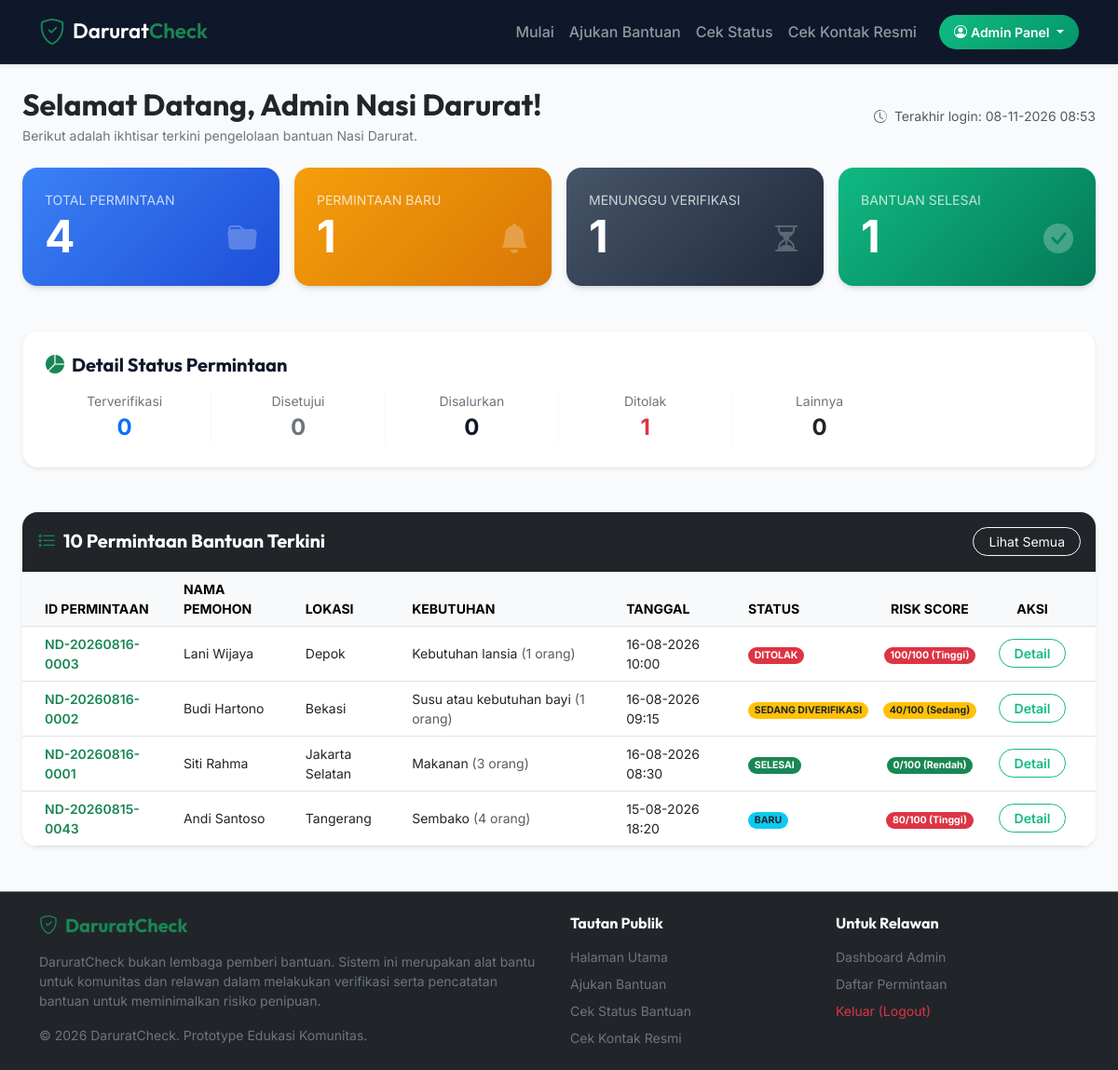
Page /admin/dashboard.php (signed in) on the committed database.
### tables this page shows
CREATE TABLE IF NOT EXISTS `requests` (
  `id` INT AUTO_INCREMENT PRIMARY KEY,
  `request_code` VARCHAR(20) NOT NULL UNIQUE,
  `user_id` INT NOT NULL,
  `need_type` ENUM('Makanan', 'Sembako', 'Susu atau kebutuhan bayi', 'Kebutuhan lansia', 'Kebutuhan kesehatan', 'Kebutuhan pendidikan', 'Lainnya') NOT NULL,
  `description` TEXT NOT NULL,
  `people_count` INT NOT NULL DEFAULT 1,
  `supporting_document` VARCHAR(255) DEFAULT NULL,
  `status` ENUM('BARU', 'SEDANG DIVERIFIKASI', 'TERVERIFIKASI', 'DISETUJUI', 'BANTUAN DISALURKAN', 'SELESAI', 'DITOLAK') NOT NULL DEFAULT 'BARU',
  `risk_score` INT NOT NULL DEFAULT 0,
  
   
  `safe_new_wa` TINYINT(1) NOT NULL DEFAULT 0,
  `safe_consistent_location` TINYINT(1) NOT NULL DEFAULT 0,
  `safe_comm_verified` TINYINT(1) NOT NULL DEFAULT 0,
  `safe_valid_evidence` TINYINT(1) NOT NULL DEFAULT 0,
  `safe_no_suspicious_hist` TINYINT(1) NOT NULL DEFAULT 0,
  
   
  `risk_multi_request` TINYINT(1) NOT NULL DEFAULT 0,
  `risk_data_changes` TINYINT(1) NOT NULL DEFAULT 0,
  `risk_inconsistent_location` TINYINT(1) NOT NULL DEFAULT 0,
  `risk_refuse_verification` TINYINT(1) NOT NULL DEFAULT 0,
  `risk_repeated_pattern` TINYINT(1) NOT NULL DEFAULT 0,
  
  `created_at` TIMESTAMP DEFAULT CURRENT_TIMESTAMP,
  `updated_at` TIMESTAMP DEFAULT CURRENT_TIMESTAMP ON UPDATE CURRENT_TIMESTAMP,
  FOREIGN KEY (`user_id`) REFERENCES `users` (`id`) ON DELETE CASCADE
);

CREATE TABLE IF NOT EXISTS `users` (
  `id` INT AUTO_INCREMENT PRIMARY KEY,
  `whatsapp` VARCHAR(20) NOT NULL UNIQUE,
  `name` VARCHAR(100) NOT NULL,
  `location` VARCHAR(100) NOT NULL,
  `created_at` TIMESTAMP DEFAULT CURRENT_TIMESTAMP
);

### includes/functions.php (called while the page is built, shortened)
<?php
function calculate_risk_score($request) {
    $base_risk = 100;
    $safe_new_wa = intval($request['safe_new_wa'] ?? 0);
    $safe_consistent_location = intval($request['safe_consistent_location'] ?? 0);
    $safe_comm_verified = intval($request['safe_comm_verified'] ?? 0);
    $safe_valid_evidence = intval($request['safe_valid_evidence'] ?? 0);
    $safe_no_suspicious_hist = intval($request['safe_no_suspicious_hist'] ?? 0);
    $risk_multi_request = intval($request['risk_multi_request'] ?? 0);
    $risk_data_changes = intval($request['risk_data_changes'] ?? 0);
    $risk_inconsistent_location = intval($request['risk_inconsistent_location'] ?? 0);
    $risk_refuse_verification = intval($request['risk_refuse_verification'] ?? 0);
    $risk_repeated_pattern = intval($request['risk_repeated_pattern'] ?? 0);
    $safety_score = ($safe_new_wa + $safe_consistent_location + $safe_comm_verified + $safe_valid_evidence + $safe_no_suspicious_hist) * 20;
    $risk_score_add = ($risk_multi_request + $risk_data_changes + $risk_inconsistent_location + $risk_refuse_verification + $risk_repeated_pattern) * 20;
    $final_score = $base_risk - $safety_score + $risk_score_add;
    $final_score = max(0, min(100, $final_score));
    if ($final_score <= 30) {
        $category = 'Rendah';
    } elseif ($final_score <= 70) {
        $category = 'Sedang';
    } else {
        $category = 'Tinggi';
    }
    $reasons = [];
    if ($safe_new_wa) $reasons[] = ["type" => "safe", "text" => "WhatsApp tidak memiliki catatan bermasalah (-20%)"];
    if ($safe_consistent_location) $reasons[] = ["type" => "safe", "text" => "Lokasi pemohon terverifikasi konsisten (-20%)"];
    if ($safe_comm_verified) $reasons[] = ["type" => "safe", "text" => "Komunikasi dua arah berhasil dan kooperatif (-20%)"];
    if ($safe_valid_evidence) $reasons[] = ["type" => "safe", "text" => "Bukti foto/dokumen kebutuhan valid (-20%)"];
    if ($safe_no_suspicious_hist) $reasons[] = ["type" => "safe", "text" => "Tidak ditemukan riwayat pengajuan mencurigakan (-20%)"];
    if ($risk_inconsistent_location) $reasons[] = ["type" => "risk", "text" => "Informasi lokasi pengajuan tidak konsisten (+20%)"];
    if ($risk_refuse_verification) $reasons[] = ["type" => "risk", "text" => "Pemohon menolak/menghindari proses verifikasi (+20%)"];
    if ($risk_repeated_pattern) $reasons[] = ["type" => "risk", "text" => "Ditemukan pola pengajuan berulang atau terindikasi spam (+20%)"];
    return [
        'score' => $final_score,
        'category' => $category,
        'reasons' => $reasons
    ];
}
function get_status_badge($status) {
    switch ($status) {
        case 'BARU':
            return 'bg-info text-dark';
        case 'SEDANG DIVERIFIKASI':
            return 'bg-warning text-dark';
        case 'SELESAI':
            return 'bg-success';
        case 'DITOLAK':
            return 'bg-danger';
    }
}
function get_risk_badge($category) {
    switch ($category) {
        case 'Rendah':
            return 'bg-success';
        case 'Sedang':
            return 'bg-warning text-dark';
        case 'Tinggi':
            return 'bg-danger';
    }
}
?>

### admin/dashboard.php (the view, shortened to what this page needs)
<?php
require_once '../config/database.php';
require_once '../includes/functions.php';
$stats = [
    'TOTAL' => 0,
    'BARU' => 0,
    'SEDANG DIVERIFIKASI' => 0,
    'TERVERIFIKASI' => 0,
    'DISETUJUI' => 0,
    'BANTUAN DISALURKAN' => 0,
    'SELESAI' => 0,
    'DITOLAK' => 0
];
try {
    $stmtTotal = $pdo->query("SELECT COUNT(*) FROM requests");
    $stats['TOTAL'] = $stmtTotal->fetchColumn();
    $stmtGroup = $pdo->query("SELECT status, COUNT(*) as count FROM requests GROUP BY status");
    while ($row = $stmtGroup->fetch()) {
        $stats[$row['status']] = $row['count'];
    }
    $sqlRecent = "SELECT r.*, u.name, u.location, u.whatsapp
                  FROM requests r
                  JOIN users u ON r.user_id = u.id
                  ORDER BY r.created_at DESC
                  LIMIT 10";
    $stmtRecent = $pdo->query($sqlRecent);
    $recentRequests = $stmtRecent->fetchAll();
} catch (\PDOException $e) {
    die("Gagal memuat data dashboard: " . $e->getMessage());
}
require_once '../includes/header.php';
?>
<div class="container-fluid px-md-4">
    <div class="d-flex justify-content-between align-items-center flex-wrap g-3 mb-4">
        <div>
            <h2 class="fw-bold text-dark mb-1">Selamat Datang, <?php echo htmlspecialchars($_SESSION['admin_name']); ?>!</h2>
            <p class="text-secondary small mb-0">Berikut adalah ikhtisar terkini pengelolaan bantuan Nasi Darurat.</p>
        </div>
        <div class="text-muted small">
            <i class="bi bi-clock-history me-1"></i> Terakhir login: <?php echo date('d-m-Y H:i'); ?>
        </div>
    </div>
    <div class="row g-3 mb-5">
        <div class="col-6 col-lg-3">
            <div class="stat-card stat-blue">
                <span class="small d-block opacity-75">TOTAL PERMINTAAN</span>
                <span class="display-5 fw-bold"><?php echo $stats['TOTAL']; ?></span>
                <i class="bi bi-folder-fill fs-2 float-end opacity-25 mt-2"></i>
            </div>
        </div>
        <div class="col-6 col-lg-3">
            <div class="stat-card stat-yellow">
                <span class="small d-block opacity-75">PERMINTAAN BARU</span>
                <span class="display-5 fw-bold"><?php echo $stats['BARU']; ?></span>
                <i class="bi bi-bell-fill fs-2 float-end opacity-25 mt-2"></i>
            </div>
        </div>
        <div class="col-6 col-lg-3">
            <div class="stat-card stat-dark">
                <span class="small d-block opacity-75">MENUNGGU VERIFIKASI</span>
                <span class="display-5 fw-bold"><?php echo $stats['SEDANG DIVERIFIKASI']; ?></span>
                <i class="bi bi-hourglass-split fs-2 float-end opacity-25 mt-2"></i>
            </div>
        </div>
        <div class="col-6 col-lg-3">
            <div class="stat-card stat-green">
                <span class="small d-block opacity-75">BANTUAN SELESAI</span>
                <span class="display-5 fw-bold"><?php echo $stats['SELESAI']; ?></span>
                <i class="bi bi-check-circle-fill fs-2 float-end opacity-25 mt-2"></i>
            </div>
        </div>
    </div>
    <div class="bg-white rounded-4 p-4 shadow-sm border border-light mb-5">
        <h5 class="fw-bold mb-3"><i class="bi bi-pie-chart-fill text-success me-2"></i>Detail Status Permintaan</h5>
        <div class="row text-center g-3">
            <div class="col-4 col-md-2 border-end border-light">
                <span class="text-secondary small d-block">Terverifikasi</span>
                <span class="fs-4 fw-bold text-primary"><?php echo $stats['TERVERIFIKASI']; ?></span>
            </div>
            <div class="col-4 col-md-2 border-end border-light">
                <span class="text-secondary small d-block">Disetujui</span>
                <span class="fs-4 fw-bold text-secondary"><?php echo $stats['DISETUJUI']; ?></span>
            </div>
            <div class="col-4 col-md-2 border-end border-light">
                <span class="text-secondary small d-block">Disalurkan</span>
                <span class="fs-4 fw-bold text-indigo"><?php echo $stats['BANTUAN DISALURKAN']; ?></span>
            </div>
            <div class="col-4 col-md-2 border-end border-light">
                <span class="text-secondary small d-block">Ditolak</span>
                <span class="fs-4 fw-bold text-danger"><?php echo $stats['DITOLAK']; ?></span>
            </div>
            <div class="col-4 col-md-2">
                <span class="text-secondary small d-block">Lainnya</span>
                <span class="fs-4 fw-bold text-dark">0</span>
            </div>
        </div>
    </div>
    <div class="card border-0 shadow-sm rounded-4 overflow-hidden mb-4">
        <div class="card-header bg-dark text-white p-3 d-flex justify-content-between align-items-center">
            <h5 class="fw-bold mb-0"><i class="bi bi-list-stars me-2 text-success"></i>10 Permintaan Bantuan Terkini</h5>
            <a href="requests.php" class="btn btn-outline-light btn-sm rounded-pill px-3">Lihat Semua</a>
        </div>
        <div class="card-body p-0">
            <div class="table-responsive">
                <table class="table table-hover align-middle mb-0">
                    <thead class="table-light text-secondary small">
                        <tr>
                            <th class="ps-4">ID PERMINTAAN</th>
                            <th>NAMA PEMOHON</th>
                            <th>LOKASI</th>
                            <th>KEBUTUHAN</th>
                            <th>TANGGAL</th>
                            <th>STATUS</th>
                            <th class="text-center">RISK SCORE</th>
                            <th class="text-center pe-4" style="width: 120px;">AKSI</th>
                        </tr>
                    </thead>
                    <tbody class="small">
                        <?php if (empty($recentRequests)): ?>
                            <tr>
                                <td colspan="8" class="text-center py-4 text-secondary">Belum ada pengajuan bantuan yang masuk.</td>
                            </tr>
                        <?php else: ?>
                            <?php foreach ($recentRequests as $req):
                                $risk_info = calculate_risk_score($req);
                            ?>
                                <tr>
                                    <td class="ps-4 fw-semibold text-success"><?php echo htmlspecialchars($req['request_code']); ?></td>
                                    <td><?php echo htmlspecialchars($req['name']); ?></td>
                                    <td><?php echo htmlspecialchars($req['location']); ?></td>
                                    <td><?php echo htmlspecialchars($req['need_type']); ?> <span class="text-muted">(<?php echo intval($req['people_count']); ?> orang)</span></td>
                                    <td><?php echo date('d-m-Y H:i', strtotime($req['created_at'])); ?></td>
                                    <td>
                                        <span class="badge <?php echo get_status_badge($req['status']); ?> px-2.5 py-1.5 rounded-pill text-uppercase">
                                            <?php echo htmlspecialchars($req['status']); ?>
                                        </span>
                                    </td>
                                    <td class="text-center">
                                        <span class="badge <?php echo get_risk_badge($risk_info['category']); ?> px-2.5 py-1.5 rounded-pill">
                                            <?php echo $risk_info['score']; ?>/100 (<?php echo $risk_info['category']; ?>)
                                        </span>
                                    </td>
                                    <td class="text-center pe-4">
                                        <a href="request-detail.php?id=<?php echo urlencode($req['request_code']); ?>" class="btn btn-outline-success btn-sm rounded-pill px-3">
                                            Detail
                                        </a>
                                    </td>
                                </tr>
                            <?php endforeach; ?>
                        <?php endif; ?>
                    </tbody>
                </table>
            </div>
        </div>
    </div>
</div>
<?php
require_once '../includes/footer.php';
?>

### rows in the picture
requests: request_code "ND-20260816-0003", user.name "Lani Wijaya", user.location "Depok", need_type "Kebutuhan lansia", people_count "1", created_at "16-08-2026 10:00", status "DITOLAK", score "100", category "Tinggi"
requests: request_code "ND-20260816-0002", user.name "Budi Hartono", user.location "Bekasi", need_type "Susu atau kebutuhan bayi", people_count "1", created_at "16-08-2026 09:15", status "SEDANG DIVERIFIKASI", score "40", category "Sedang"
requests: request_code "ND-20260816-0001", user.name "Siti Rahma", user.location "Jakarta Selatan", need_type "Makanan", people_count "3", created_at "16-08-2026 08:30", status "SELESAI", score "0", category "Rendah"
requests: request_code "ND-20260815-0043", user.name "Andi Santoso", user.location "Tangerang", need_type "Sembako", people_count "4", created_at "15-08-2026 18:20", status "BARU", score "80", category "Tinggi"

### other values in the picture
$_SESSION['admin_name'] "Admin Nasi Darurat"
$stats['TOTAL'] "4"
$stats['BARU'] "1"
$stats['SEDANG DIVERIFIKASI'] "1"
$stats['SELESAI'] "1"
$stats['TERVERIFIKASI'] "0"
$stats['DISETUJUI'] "0"
$stats['BANTUAN DISALURKAN'] "0"
$stats['DITOLAK'] "1"
